Frame 1 (no input): blank canvas, image omitted
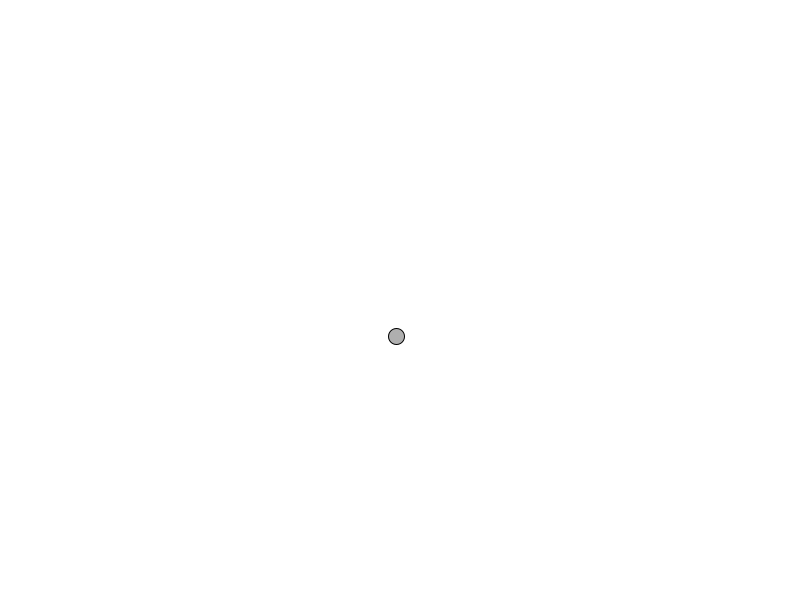
Frame 60 (the mouse pressed at the canvas centre just before this capture)
Frame 120 (the mouse held since frame 60 and released just before this capture): blank canvas, image omitted

The Processing sketch that drew this single still picture (run headless with seeded random() and noise(); from frame 60 on, the mouse is pressed at the canvas centre):

// Processing sketch: sketch_particle
// ── sketch_particle.pde
Particle p;

void setup(){
  size(800,600);
  p = new Particle(width/2, height /2);
}

void draw(){
  background(255);
  p.update();
  p.checkEdges();
  p.display();
}

// ── Particle.pde
class Particle{

  PVector location;
  PVector velocity;
  PVector acceleration;
  float topspeed;

  Particle(float _x, float _y){  // <-  コンストラクタ（クラスメイト同じ名前の関数にする）
    location = new PVector(_x, _y);
    velocity = new PVector(0,0);
    acceleration = new PVector(-0.002, 0.02);
    topspeed = 10;
  }

  void update(){
    velocity.add(acceleration);
    velocity.limit(topspeed);
    location.add(velocity);
  }

  void updateTrack(){
    PVector mouse = new PVector(mouseX,mouseY);
    PVector dir = PVector.sub(mouse,location);
    dir.normalize();
    acceleration = dir;

    velocity.add(acceleration);
    velocity.limit(topspeed);
    location.add(velocity);
  }

  void display() {
      stroke(0);
      fill(175);
      ellipse(location.x,location.y,16,16);
  }

  void checkEdges() {
    if (location.x > width) {
      location.x = 0;
    } else if (location.x < 0) {
      location.x = width;
    }

    if (location.y > height) {
      location.y = 0;
    } else if (location.y < 0) {
      location.y = height;
    }
  }

}
